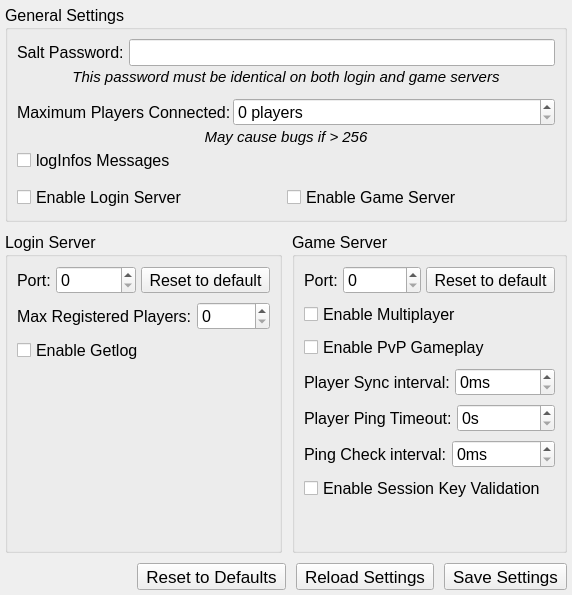
            <widget class="QWidget" name="configureTab">
             <property name="enabled">
              <bool>true</bool>
             </property>
             <attribute name="icon">
              <iconset>
               <normalon>:/images/wrench.png</normalon>
              </iconset>
             </attribute>
             <attribute name="title">
              <string>Configuration</string>
             </attribute>
             <layout class="QVBoxLayout" name="verticalLayout_5">
              <property name="spacing">
               <number>0</number>
              </property>
              <property name="leftMargin">
               <number>0</number>
              </property>
              <property name="topMargin">
               <number>0</number>
              </property>
              <property name="rightMargin">
               <number>0</number>
              </property>
              <property name="bottomMargin">
               <number>0</number>
              </property>
              <item>
               <layout class="QVBoxLayout" name="configureBaseFrame" stretch="0,0,0">
                <property name="spacing">
                 <number>10</number>
                </property>
                <property name="leftMargin">
                 <number>5</number>
                </property>
                <property name="topMargin">
                 <number>5</number>
                </property>
                <property name="rightMargin">
                 <number>5</number>
                </property>
                <property name="bottomMargin">
                 <number>5</number>
                </property>
                <item>
                 <widget class="QGroupBox" name="generalConfigFrame">
                  <property name="sizePolicy">
                   <sizepolicy hsizetype="Preferred" vsizetype="Expanding">
                    <horstretch>0</horstretch>
                    <verstretch>0</verstretch>
                   </sizepolicy>
                  </property>
                  <property name="font">
                   <font>
                    <family>Arial</family>
                    <pointsize>12</pointsize>
                   </font>
                  </property>
                  <property name="title">
                   <string>General Settings</string>
                  </property>
                  <layout class="QVBoxLayout" name="verticalLayout_4">
                   <property name="spacing">
                    <number>2</number>
                   </property>
                   <property name="bottomMargin">
                    <number>9</number>
                   </property>
                   <item>
                    <layout class="QHBoxLayout" name="saltPasswordFrame">
                     <property name="spacing">
                      <number>5</number>
                     </property>
                     <item>
                      <widget class="QLabel" name="saltPasswordLabel">
                       <property name="font">
                        <font>
                         <family>Arial</family>
                         <pointsize>12</pointsize>
                        </font>
                       </property>
                       <property name="text">
                        <string>Salt Password:</string>
                       </property>
                      </widget>
                     </item>
                     <item>
                      <widget class="QLineEdit" name="saltPasswordConfig">
                       <property name="font">
                        <font>
                         <family>Arial</family>
                         <pointsize>12</pointsize>
                        </font>
                       </property>
                      </widget>
                     </item>
                    </layout>
                   </item>
                   <item>
                    <widget class="QLabel" name="saltPasswordNote">
                     <property name="font">
                      <font>
                       <family>Arial</family>
                       <pointsize>11</pointsize>
                       <italic>true</italic>
                      </font>
                     </property>
                     <property name="text">
                      <string>This password must be identical on both login and game servers</string>
                     </property>
                     <property name="alignment">
                      <set>Qt::AlignCenter</set>
                     </property>
                    </widget>
                   </item>
                   <item>
                    <spacer name="verticalSpacer_7">
                     <property name="orientation">
                      <enum>Qt::Vertical</enum>
                     </property>
                     <property name="sizeType">
                      <enum>QSizePolicy::Fixed</enum>
                     </property>
                     <property name="sizeHint" stdset="0">
                      <size>
                       <width>20</width>
                       <height>10</height>
                      </size>
                     </property>
                    </spacer>
                   </item>
                   <item>
                    <layout class="QHBoxLayout" name="maxConnectedPlayersFrame">
                     <item>
                      <widget class="QLabel" name="maxConnectedPlayersLabel">
                       <property name="sizePolicy">
                        <sizepolicy hsizetype="Fixed" vsizetype="Preferred">
                         <horstretch>0</horstretch>
                         <verstretch>0</verstretch>
                        </sizepolicy>
                       </property>
                       <property name="font">
                        <font>
                         <family>Arial</family>
                         <pointsize>12</pointsize>
                        </font>
                       </property>
                       <property name="text">
                        <string>Maximum Players Connected:</string>
                       </property>
                      </widget>
                     </item>
                     <item>
                      <widget class="QSpinBox" name="maxConnectedPlayersConfig">
                       <property name="font">
                        <font>
                         <family>Arial</family>
                         <pointsize>12</pointsize>
                        </font>
                       </property>
                       <property name="suffix">
                        <string> players</string>
                       </property>
                       <property name="maximum">
                        <number>999999</number>
                       </property>
                       <property name="value">
                        <number>0</number>
                       </property>
                      </widget>
                     </item>
                    </layout>
                   </item>
                   <item>
                    <widget class="QLabel" name="maxConnectedPlayersNote">
                     <property name="font">
                      <font>
                       <family>Arial</family>
                       <pointsize>11</pointsize>
                       <italic>true</italic>
                      </font>
                     </property>
                     <property name="text">
                      <string>May cause bugs if &gt; 256</string>
                     </property>
                     <property name="alignment">
                      <set>Qt::AlignCenter</set>
                     </property>
                    </widget>
                   </item>
                   <item>
                    <widget class="QCheckBox" name="logInfosMessagesConfig">
                     <property name="font">
                      <font>
                       <family>Arial</family>
                       <pointsize>12</pointsize>
                      </font>
                     </property>
                     <property name="text">
                      <string>logInfos Messages</string>
                     </property>
                    </widget>
                   </item>
                   <item>
                    <spacer name="verticalSpacer_10">
                     <property name="orientation">
                      <enum>Qt::Vertical</enum>
                     </property>
                     <property name="sizeType">
                      <enum>QSizePolicy::Fixed</enum>
                     </property>
                     <property name="sizeHint" stdset="0">
                      <size>
                       <width>20</width>
                       <height>10</height>
                      </size>
                     </property>
                    </spacer>
                   </item>
                   <item>
                    <layout class="QHBoxLayout" name="enableServersFrame">
                     <item>
                      <widget class="QCheckBox" name="enableLoginServerConfig">
                       <property name="font">
                        <font>
                         <family>Arial</family>
                         <pointsize>12</pointsize>
                        </font>
                       </property>
                       <property name="text">
                        <string>Enable Login Server</string>
                       </property>
                      </widget>
                     </item>
                     <item>
                      <widget class="QCheckBox" name="enableGameServerConfig">
                       <property name="font">
                        <font>
                         <family>Arial</family>
                         <pointsize>12</pointsize>
                        </font>
                       </property>
                       <property name="text">
                        <string>Enable Game Server</string>
                       </property>
                      </widget>
                     </item>
                    </layout>
                   </item>
                  </layout>
                 </widget>
                </item>
                <item>
                 <layout class="QHBoxLayout" name="horizontalLayout_3">
                  <item>
                   <widget class="QGroupBox" name="loginConfigFrame">
                    <property name="font">
                     <font>
                      <family>Arial</family>
                      <pointsize>12</pointsize>
                     </font>
                    </property>
                    <property name="title">
                     <string>Login Server</string>
                    </property>
                    <layout class="QVBoxLayout" name="verticalLayout_7">
                     <property name="spacing">
                      <number>8</number>
                     </property>
                     <item>
                      <layout class="QHBoxLayout" name="loginPortFrame" stretch="0,0,0">
                       <property name="spacing">
                        <number>5</number>
                       </property>
                       <item>
                        <widget class="QLabel" name="loginPortLabel">
                         <property name="font">
                          <font>
                           <family>Arial</family>
                           <pointsize>12</pointsize>
                          </font>
                         </property>
                         <property name="text">
                          <string>Port:</string>
                         </property>
                        </widget>
                       </item>
                       <item>
                        <widget class="QSpinBox" name="loginPortConfig">
                         <property name="sizePolicy">
                          <sizepolicy hsizetype="Expanding" vsizetype="Fixed">
                           <horstretch>0</horstretch>
                           <verstretch>0</verstretch>
                          </sizepolicy>
                         </property>
                         <property name="font">
                          <font>
                           <family>Arial</family>
                           <pointsize>12</pointsize>
                          </font>
                         </property>
                         <property name="maximum">
                          <number>65535</number>
                         </property>
                         <property name="value">
                          <number>0</number>
                         </property>
                        </widget>
                       </item>
                       <item>
                        <widget class="QToolButton" name="loginPortConfigReset">
                         <property name="text">
                          <string>Reset to default</string>
                         </property>
                        </widget>
                       </item>
                      </layout>
                     </item>
                     <item>
                      <layout class="QHBoxLayout" name="maxRegisteredPlayersFrame" stretch="0,1">
                       <property name="spacing">
                        <number>5</number>
                       </property>
                       <item>
                        <widget class="QLabel" name="maxRegisteredPlayersLabel">
                         <property name="font">
                          <font>
                           <family>Arial</family>
                           <pointsize>12</pointsize>
                          </font>
                         </property>
                         <property name="text">
                          <string>Max Registered Players:</string>
                         </property>
                        </widget>
                       </item>
                       <item>
                        <widget class="QSpinBox" name="maxRegisteredPlayersConfig">
                         <property name="sizePolicy">
                          <sizepolicy hsizetype="Expanding" vsizetype="Fixed">
                           <horstretch>0</horstretch>
                           <verstretch>0</verstretch>
                          </sizepolicy>
                         </property>
                         <property name="font">
                          <font>
                           <family>Arial</family>
                           <pointsize>12</pointsize>
                          </font>
                         </property>
                         <property name="maximum">
                          <number>99999</number>
                         </property>
                         <property name="value">
                          <number>0</number>
                         </property>
                        </widget>
                       </item>
                      </layout>
                     </item>
                     <item>
                      <widget class="QCheckBox" name="getlogConfig">
                       <property name="font">
                        <font>
                         <family>Arial</family>
                         <pointsize>12</pointsize>
                        </font>
                       </property>
                       <property name="text">
                        <string>Enable Getlog</string>
                       </property>
                      </widget>
                     </item>
                     <item>
                      <spacer name="verticalSpacer_8">
                       <property name="orientation">
                        <enum>Qt::Vertical</enum>
                       </property>
                       <property name="sizeHint" stdset="0">
                        <size>
                         <width>20</width>
                         <height>40</height>
                        </size>
                       </property>
                      </spacer>
                     </item>
                    </layout>
                   </widget>
                  </item>
                  <item>
                   <widget class="QGroupBox" name="gameConfigFrame">
                    <property name="font">
                     <font>
                      <family>Arial</family>
                      <pointsize>12</pointsize>
                      <weight>50</weight>
                      <italic>false</italic>
                      <bold>false</bold>
                      <underline>false</underline>
                     </font>
                    </property>
                    <property name="title">
                     <string>Game Server</string>
                    </property>
                    <layout class="QVBoxLayout" name="verticalLayout_8">
                     <property name="spacing">
                      <number>8</number>
                     </property>
                     <item>
                      <layout class="QHBoxLayout" name="gamePortFrame">
                       <property name="spacing">
                        <number>5</number>
                       </property>
                       <item>
                        <widget class="QLabel" name="gamePortLabel">
                         <property name="font">
                          <font>
                           <family>Arial</family>
                           <pointsize>12</pointsize>
                          </font>
                         </property>
                         <property name="text">
                          <string>Port:</string>
                         </property>
                        </widget>
                       </item>
                       <item>
                        <widget class="QSpinBox" name="gamePortConfig">
                         <property name="sizePolicy">
                          <sizepolicy hsizetype="Expanding" vsizetype="Fixed">
                           <horstretch>0</horstretch>
                           <verstretch>0</verstretch>
                          </sizepolicy>
                         </property>
                         <property name="font">
                          <font>
                           <family>Arial</family>
                           <pointsize>12</pointsize>
                          </font>
                         </property>
                         <property name="maximum">
                          <number>65535</number>
                         </property>
                         <property name="value">
                          <number>0</number>
                         </property>
                        </widget>
                       </item>
                       <item>
                        <widget class="QToolButton" name="gamePortConfigReset">
                         <property name="text">
                          <string>Reset to default</string>
                         </property>
                        </widget>
                       </item>
                      </layout>
                     </item>
                     <item>
                      <widget class="QCheckBox" name="multiplayerConfig">
                       <property name="font">
                        <font>
                         <family>Arial</family>
                         <pointsize>12</pointsize>
                        </font>
                       </property>
                       <property name="text">
                        <string>Enable Multiplayer</string>
                       </property>
                      </widget>
                     </item>
                     <item>
                      <widget class="QCheckBox" name="pvpConfig">
                       <property name="font">
                        <font>
                         <family>Arial</family>
                         <pointsize>12</pointsize>
                        </font>
                       </property>
                       <property name="text">
                        <string>Enable PvP Gameplay</string>
                       </property>
                      </widget>
                     </item>
                     <item>
                      <layout class="QHBoxLayout" name="syncIntervalFrame">
                       <property name="spacing">
                        <number>5</number>
                       </property>
                       <item>
                        <widget class="QLabel" name="syncIntervalLabel">
                         <property name="font">
                          <font>
                           <family>Arial</family>
                           <pointsize>12</pointsize>
                          </font>
                         </property>
                         <property name="text">
                          <string>Player Sync interval:</string>
                         </property>
                        </widget>
                       </item>
                       <item>
                        <widget class="QSpinBox" name="syncIntervalConfig">
                         <property name="sizePolicy">
                          <sizepolicy hsizetype="Expanding" vsizetype="Fixed">
                           <horstretch>0</horstretch>
                           <verstretch>0</verstretch>
                          </sizepolicy>
                         </property>
                         <property name="font">
                          <font>
                           <family>Arial</family>
                           <pointsize>12</pointsize>
                          </font>
                         </property>
                         <property name="suffix">
                          <string>ms</string>
                         </property>
                         <property name="maximum">
                          <number>99999</number>
                         </property>
                         <property name="value">
                          <number>0</number>
                         </property>
                        </widget>
                       </item>
                      </layout>
                     </item>
                     <item>
                      <layout class="QHBoxLayout" name="pingTimeoutFrame">
                       <property name="spacing">
                        <number>5</number>
                       </property>
                       <item>
                        <widget class="QLabel" name="pingTimeoutLabel">
                         <property name="font">
                          <font>
                           <family>Arial</family>
                           <pointsize>12</pointsize>
                          </font>
                         </property>
                         <property name="text">
                          <string>Player Ping Timeout:</string>
                         </property>
                        </widget>
                       </item>
                       <item>
                        <widget class="QSpinBox" name="pingTimeoutConfig">
                         <property name="sizePolicy">
                          <sizepolicy hsizetype="Expanding" vsizetype="Fixed">
                           <horstretch>0</horstretch>
                           <verstretch>0</verstretch>
                          </sizepolicy>
                         </property>
                         <property name="font">
                          <font>
                           <family>Arial</family>
                           <pointsize>12</pointsize>
                          </font>
                         </property>
                         <property name="suffix">
                          <string>s</string>
                         </property>
                         <property name="maximum">
                          <number>999999</number>
                         </property>
                         <property name="value">
                          <number>0</number>
                         </property>
                        </widget>
                       </item>
                      </layout>
                     </item>
                     <item>
                      <layout class="QHBoxLayout" name="pingCheckFrame" stretch="0,1">
                       <property name="spacing">
                        <number>5</number>
                       </property>
                       <item>
                        <widget class="QLabel" name="pingCheckLabel">
                         <property name="font">
                          <font>
                           <family>Arial</family>
                           <pointsize>12</pointsize>
                          </font>
                         </property>
                         <property name="text">
                          <string>Ping Check interval:</string>
                         </property>
                        </widget>
                       </item>
                       <item>
                        <widget class="QSpinBox" name="pingCheckConfig">
                         <property name="font">
                          <font>
                           <family>Arial</family>
                           <pointsize>12</pointsize>
                          </font>
                         </property>
                         <property name="suffix">
                          <string>ms</string>
                         </property>
                         <property name="maximum">
                          <number>999999</number>
                         </property>
                        </widget>
                       </item>
                      </layout>
                     </item>
                     <item>
                      <widget class="QCheckBox" name="sessKeyValidationConfig">
                       <property name="font">
                        <font>
                         <family>Arial</family>
                         <pointsize>12</pointsize>
                        </font>
                       </property>
                       <property name="text">
                        <string>Enable Session Key Validation</string>
                       </property>
                      </widget>
                     </item>
                     <item>
                      <spacer name="verticalSpacer_9">
                       <property name="orientation">
                        <enum>Qt::Vertical</enum>
                       </property>
                       <property name="sizeHint" stdset="0">
                        <size>
                         <width>20</width>
                         <height>40</height>
                        </size>
                       </property>
                      </spacer>
                     </item>
                    </layout>
                   </widget>
                  </item>
                 </layout>
                </item>
                <item>
                 <layout class="QHBoxLayout" name="configFunctionsFrame">
                  <property name="spacing">
                   <number>10</number>
                  </property>
                  <item>
                   <spacer name="horizontalSpacer_7">
                    <property name="orientation">
                     <enum>Qt::Horizontal</enum>
                    </property>
                    <property name="sizeHint" stdset="0">
                     <size>
                      <width>40</width>
                      <height>20</height>
                     </size>
                    </property>
                   </spacer>
                  </item>
                  <item>
                   <widget class="QToolButton" name="configResetSettings">
                    <property name="font">
                     <font>
                      <family>Arial</family>
                      <pointsize>13</pointsize>
                     </font>
                    </property>
                    <property name="text">
                     <string>Reset to Defaults</string>
                    </property>
                   </widget>
                  </item>
                  <item>
                   <widget class="QToolButton" name="configReloadSettings">
                    <property name="font">
                     <font>
                      <family>Arial</family>
                      <pointsize>13</pointsize>
                     </font>
                    </property>
                    <property name="text">
                     <string>Reload Settings</string>
                    </property>
                   </widget>
                  </item>
                  <item>
                   <widget class="QToolButton" name="configSaveSettings">
                    <property name="font">
                     <font>
                      <family>Arial</family>
                      <pointsize>13</pointsize>
                     </font>
                    </property>
                    <property name="text">
                     <string>Save Settings</string>
                    </property>
                   </widget>
                  </item>
                 </layout>
                </item>
               </layout>
              </item>
             </layout>
            </widget>
